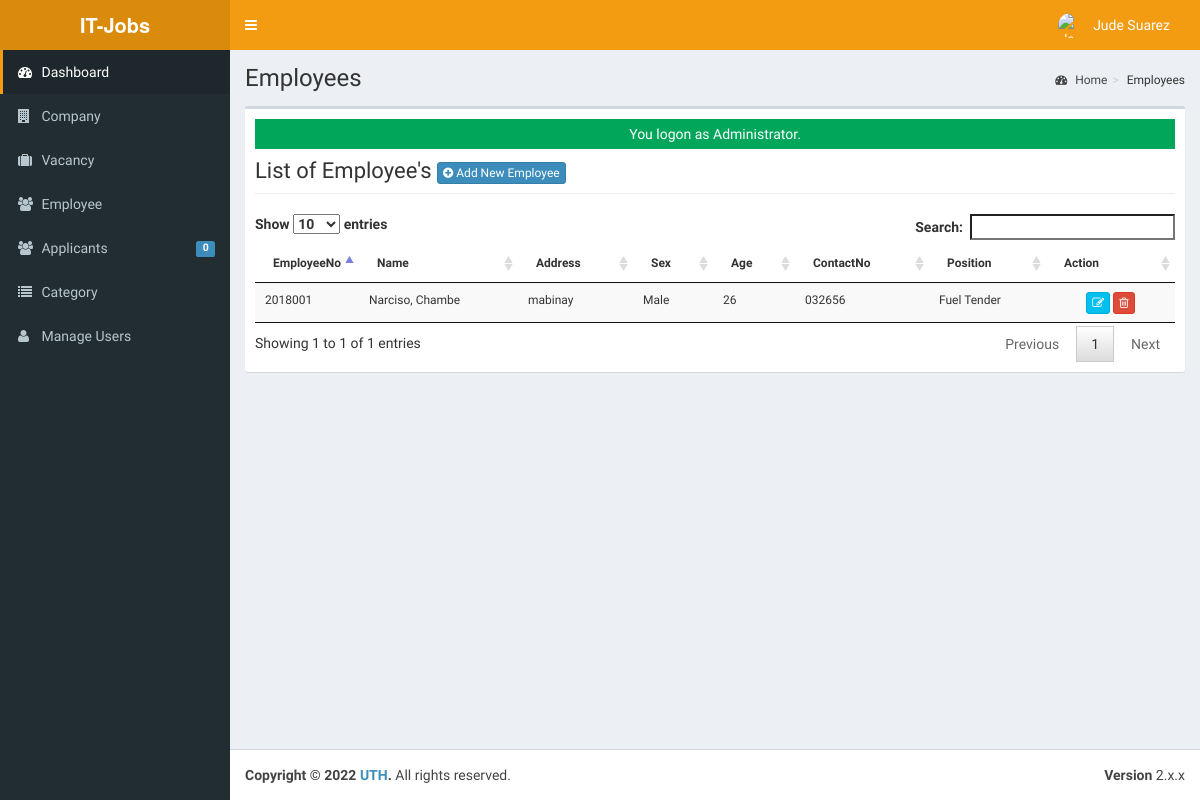
Page /admin/employee/ (signed in) on the earlier database version.
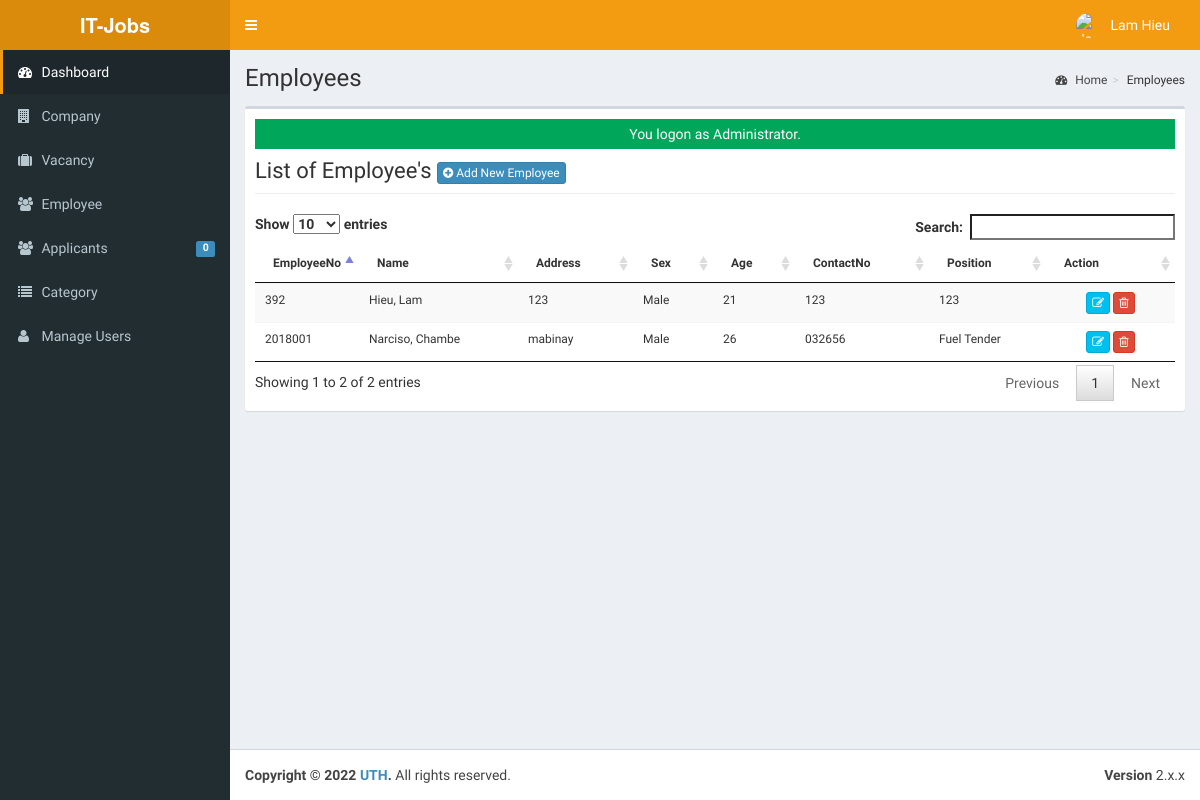
Same page on the later database version.
### tables this page shows
CREATE TABLE `tblusers` (
  `USERID` varchar(30) NOT NULL,
  `FULLNAME` varchar(40) NOT NULL,
  `USERNAME` varchar(90) NOT NULL,
  `PASS` varchar(90) NOT NULL,
  `ROLE` varchar(30) NOT NULL,
  `PICLOCATION` varchar(255) NOT NULL
);

CREATE TABLE `tblemployees` (
  `INCID` int(11) NOT NULL,
  `EMPLOYEEID` varchar(30) NOT NULL,
  `FNAME` varchar(50) NOT NULL,
  `LNAME` varchar(50) NOT NULL,
  `MNAME` varchar(50) NOT NULL,
  `ADDRESS` varchar(90) NOT NULL,
  `BIRTHDATE` date NOT NULL,
  `BIRTHPLACE` varchar(90) NOT NULL,
  `AGE` int(11) NOT NULL,
  `SEX` varchar(30) NOT NULL,
  `CIVILSTATUS` varchar(30) NOT NULL,
  `TELNO` varchar(40) NOT NULL,
  `EMP_EMAILADDRESS` varchar(90) NOT NULL,
  `CELLNO` varchar(30) NOT NULL,
  `POSITION` varchar(50) NOT NULL,
  `WORKSTATS` varchar(90) NOT NULL,
  `EMPPHOTO` varchar(255) NOT NULL,
  `EMPUSERNAME` varchar(90) NOT NULL,
  `EMPPASSWORD` varchar(125) NOT NULL,
  `DATEHIRED` date NOT NULL,
  `COMPANYID` int(11) NOT NULL
);

### admin/employee/index.php (called while the page is built, shortened)
<?php
 $title="Employees";
require_once ("../theme/templates.php");
?>

### include/database.php (called while the page is built, shortened)
<?php
class Database
{
	var $query = '';
	public $conn;
	public function open_connection()
	{
		try {
			$this->conn = new PDO("mysql:host=" . server . ";dbname=" . database_name . "", user, pass);
			$this->conn->setAttribute(PDO::ATTR_ERRMODE, PDO::ERRMODE_EXCEPTION);
		} catch (PDOException $e) {
			echo "Problem in database connection! Contact administrator!" . $e->getMessage();
		}
	}
	function setQuery($sql = '')
	{
		try {
			$this->sql_string = $sql;
			$this->query = $this->conn->prepare($this->sql_string);
			$this->query->execute();
		} catch (PDOException $e) {
			echo "Failed to get query handle: " . $e->getMessage() . "\n";
			exit;
		}
	}
	function loadResultList()
	{
		$results = $this->query->fetchAll(PDO::FETCH_OBJ);
		return $results;
	}
	function loadSingleResult()
	{
		$results = $this->query->fetch(PDO::FETCH_OBJ);
		return $results;
	}
}
$mydb = new Database();

### include/accounts.php (called while the page is built, shortened)
<?php
require_once(LIB_PATH.DS.'database.php');
class User {
	protected static  $tblname = "tblusers";
	function single_user($id=""){
			global $mydb;
			$mydb->setQuery("SELECT * FROM ".self::$tblname."
				Where USERID= '{$id}' LIMIT 1");
			$cur = $mydb->loadSingleResult();
			return $cur;
	}
}

### admin/employee/list.php (the view, shortened to what the changed rows need)
<div class="row">
   <div class="col-lg-12">
           <h1 class="page-header">List of Employee's  <a href="index.php?view=add" class="btn btn-primary btn-xs  ">  <i class="fa fa-plus-circle fw-fa"></i> Add New Employee</a>  </h1>
      		</div>
  		 </div>
					<form class="wow fadeInDownaction" action="controller.php?action=delete" Method="POST">
						<table id="dash-table" class="table table-striped  table-hover table-responsive" style="font-size:12px" cellspacing="0">
						  <thead>
						  	<tr>
						  		<th width="5%">EmployeeNo</th>
						  		 <th>Name</th>
						  		<th>Address</th>
						  		 <th>Sex</th>
						  		 <th>Age</th>
						  		 <th>ContactNo</th>
						  		 <th>Position</th>
						  	 	<th width="14%" >Action</th>
						  	</tr>
						  </thead>
						  <tbody>
						  	<?php
						  		$mydb->setQuery("SELECT *
													FROM   `tblemployees`");
						  		$cur = $mydb->loadResultList();
								foreach ($cur as $result) {
						  		echo '<tr>';
						  		echo '<td>' . $result->EMPLOYEEID.'</a></td>';
						  		echo '<td>'. $result->LNAME.', '. $result->FNAME.'</td>';
						  		echo '<td>'. $result->ADDRESS.'</td>';
						  		echo '<td>'. $result->SEX.'</td>';
						  		echo '<td>'. $result->AGE.'</td>';
						  		echo '<td>'. $result->TELNO.'</td>';
						  		echo '<td>'. $result->POSITION.'</td>';
				  				echo '<td align="center" >
				  		             <a title="Edit" href="index.php?view=edit&id='.$result->EMPLOYEEID.'"  class="btn btn-info btn-xs  ">
				  		             <span class="fa fa-edit fw-fa"></span></a>
				  		             <a title="Delete" href="controller.php?action=delete&id='.$result->EMPLOYEEID.'"  class="btn btn-danger btn-xs  ">
				  		             <span class="fa fa-trash-o fw-fa"></span></a>
				  					 </td>';
						  		echo '</tr>';
						  	}
						  	?>
						  </tbody>
						</table>
						</form>

### admin/theme/templates.php (shortened to what the changed rows need)
<!DOCTYPE html>
<html>
<head>
  <link rel="stylesheet" href="<?php echo web_root; ?>bootstrap/css/bootstrap.min.css">
  <link rel="stylesheet" href="<?php echo web_root; ?>plugins/font-awesome/css/font-awesome.min.css">
  <link rel="stylesheet" href="<?php echo web_root; ?>dist/css/AdminLTE.min.css">
  <link rel="stylesheet" href="<?php echo web_root; ?>dist/css/skins/_all-skins.min.css">
  <link rel="stylesheet" href="<?php echo web_root; ?>plugins/iCheck/flat/blue.css">
  <link rel="stylesheet" href="<?php echo web_root; ?>plugins/morris/morris.css">
  <link rel="stylesheet" href="<?php echo web_root; ?>plugins/jvectormap/jquery-jvectormap-1.2.2.css">
  <link href="<?php echo web_root; ?>plugins/datepicker/bootstrap-datetimepicker.min.css" rel="stylesheet" media="screen">
  <link rel="stylesheet" href="<?php echo web_root; ?>plugins/dataTables/jquery.dataTables.min.css">
  <link rel="stylesheet" href="<?php echo web_root; ?>plugins/bootstrap-wysihtml5/bootstrap3-wysihtml5.min.css">
</head>
<body class="hold-transition skin-yellow fixed sidebar-mini">
  <div class="wrapper">
    <header class="main-header">
      <nav class="navbar navbar-static-top" role="navigation">
        <div class="navbar-custom-menu">
          <ul class="nav navbar-nav">
            <?php
            $user = new User();
            $singleuser = $user->single_user($_SESSION['ADMIN_USERID']);
            ?>
            <li class="dropdown user user-menu" style="padding-right: 15px;">
              <a href="#" class="dropdown-toggle" data-toggle="dropdown">
                <img src="../user/jude.jpg" class="user-image" alt="User Image">
                <span class="hidden-xs"><?php echo $singleuser->FULLNAME; ?></span>
              </a>
            </li>
          </ul>
        </div>
      </nav>
    </header>
    <div class="content-wrapper">
      <section class="content-header">
        <h1>
          <?php echo isset($title) ? $title : ''; ?>
        </h1>
      </section>
      <section class="content">
        <div class="row">
          <div class="col-xs-12">
            <div class="box">
              <div class="box-body">
                <?php
                require_once $content;
                ?>
              </div>
            </div>
          </div>
        </div>
      </section>
    </div>
</body>
</html>

Differences in the rows shown:
changed tblusers: FULLNAME "Jude Suarez" → "Lam Hieu"
added tblemployees: EMPLOYEEID "392", LNAME "Hieu", FNAME "Lam", ADDRESS "123", SEX "Male", AGE "21", TELNO "123", POSITION "123"
Other differences:
text written by a page script: "Show entries Search: Showing 1 to 1 of 1 entries Previous 1 Next" → "Show entries Search: Showing 1 to 2 of 2 entries Previous 1 Next"
